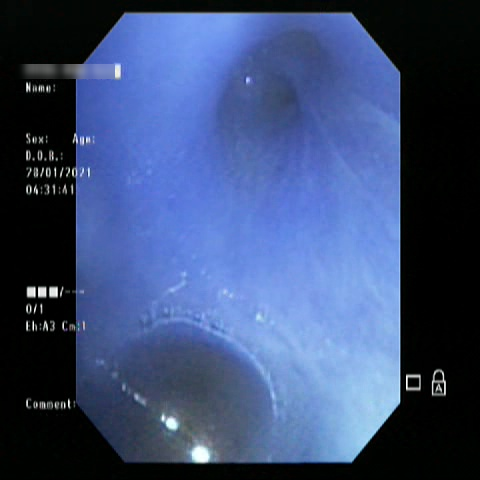
#> input picture bm_broncholc_lower_airway_model/inference_images/01_intermediate_bronchus_bm_lc_p066_f04.png, 480 x 480 px
$ python -i preprocessing.py   (imports and definitions only)
#> lines starting #> are read from the running program, lines starting #| are printed output that depends on the picture; after the words box and inside, x2 and y2 are one past the last pixel; in counts of white or black regions, pixels touching at a corner belong together
"""Shared image preprocessing for the BM-BronchoLC lower-airway model.

Used both when building the training set (prepare_data.py) and at inference time, so live
frames go through the same steps as training images:

    frame -> find scope view -> remove burned-in text -> black outside the view
          -> crop to the view -> grayscale -> resize (longest side <= max_side)

BM-BronchoLC frames are screen captures: an octagonal (or rectangular) scope view on a black
screen with patient fields, date/time, scope settings and icons around it. In most videos
part of that text is drawn over the left edge of the view itself.
"""
from __future__ import annotations

import numpy as np
from PIL import Image, ImageDraw
from scipy import ndimage
from scipy.spatial import ConvexHull, QhullError

DARK_THRESHOLD = 20      # gray level at or below which a pixel is black screen
PROFILE_FRACTION = 0.5   # a column/row belongs to the view if it is at least this bright relative to the brightest
RED_WARNING = 60         # R - B above this = red on-screen warning box ("Lamp Error", "WHT BAL incomplete")
MAX_WARNING_AREA = 0.2   # a red region larger than this fraction of the view is tissue, not a warning box
TEXT_BAND = 0.25         # burned-in text only overlaps the left 25% of the view
TEXT_STROKE_PX = 11      # text strokes and marks are thinner than this (morphological top-hat size)
TEXT_TOPHAT = 30         # a text stroke is this much brighter than its local background
TEXT_REL_SATURATION = 0.5  # ...and less saturated than half the frame's typical tissue saturation
TEXT_RED_RESIDUAL = 25   # anti-aliased text edges: thin structures much redder than their surroundings
MIN_VIEW_AREA = 0.2      # a view smaller than this fraction of the frame is not trusted


def _run_around_peak(profile: np.ndarray, fraction: float) -> tuple[int, int]:
    """Contiguous index range around the maximum where profile >= fraction * max."""
    ok = profile >= profile.max() * fraction
    a = b = int(np.argmax(profile))
    while a > 0 and ok[a - 1]:
        a -= 1
    while b < len(profile) - 1 and ok[b + 1]:
        b += 1
    return a, b + 1


def detect_view_mask(rgb: np.ndarray) -> np.ndarray | None:
    """Boolean mask of the scope view, or None if no reliable view is found.

    1. bright = not black screen (red warning boxes count as bright so a banner crossing the
       view does not cut it in two; they are removed later by detect_text_overlay)
    2. the view spans most rows of its columns (and vice versa); text columns are mostly black,
       so a column/row brightness profile isolates the view's bounding range
    3. inside that range, an opening removes thin text strokes attached to the view edge,
       the largest region is the view, and its convex hull restores the octagon shape
       (dark lumen areas touching the edge would otherwise cut notches into it)
    """
    gray = rgb.mean(axis=2) if rgb.ndim == 3 else rgb
    bright = gray > DARK_THRESHOLD
    bright = ndimage.binary_opening(bright, iterations=2)
    if not bright.any():
        return None
    x0, x1 = _run_around_peak(bright.mean(axis=0), PROFILE_FRACTION)
    y0, y1 = _run_around_peak(bright[:, x0:x1].mean(axis=1), PROFILE_FRACTION)
    inner = np.zeros_like(bright)
    inner[y0:y1, x0:x1] = bright[y0:y1, x0:x1]
    inner = ndimage.binary_opening(inner, iterations=max(2, round(min(gray.shape) / 80)))
    labels, n = ndimage.label(inner)
    if n == 0:
        return None
    sizes = np.bincount(labels.ravel())
    sizes[0] = 0
    ys, xs = np.nonzero(labels == sizes.argmax())
    try:
        hull = ConvexHull(np.c_[xs, ys])
    except QhullError:
        return None
    mask_img = Image.new("L", (gray.shape[1], gray.shape[0]), 0)
    ImageDraw.Draw(mask_img).polygon([(float(xs[i]), float(ys[i])) for i in hull.vertices], fill=255)
    mask = np.asarray(mask_img) > 0
    if mask.mean() < MIN_VIEW_AREA:
        return None
    return mask


def detect_text_overlay(rgb: np.ndarray, view: np.ndarray) -> np.ndarray:
    """Mask of burned-in text inside the view's left band, plus red warning boxes anywhere in the view.

    Text = thin bright strokes (white top-hat) that are less saturated than this frame's tissue,
    plus anti-aliased stroke edges (thin, much redder than the surroundings on blue NBI tissue).
    Using the frame's own tissue saturation keeps pale NBI frames from being treated as text.
    """
    a = rgb.astype(np.int16)
    xs = np.nonzero(view.any(axis=0))[0]
    band = np.zeros_like(view)
    band[:, xs.min(): xs.min() + int(TEXT_BAND * (xs.max() + 1 - xs.min()))] = True
    brightest = a.max(axis=2)
    saturation = brightest - a.min(axis=2)
    tophat = brightest - ndimage.grey_opening(brightest, size=(TEXT_STROKE_PX, TEXT_STROKE_PX))
    neutral = saturation < max(12.0, TEXT_REL_SATURATION * float(np.median(saturation[view])))
    red = a[..., 0]
    red_residual = (red - ndimage.median_filter(red, size=11)) > TEXT_RED_RESIDUAL
    text = ((tophat > TEXT_TOPHAT) & neutral | red_residual & (tophat > TEXT_TOPHAT / 2)) & band & view
    # red warning boxes anywhere in the view, including the white text written inside them
    warning = ndimage.binary_fill_holes(ndimage.binary_dilation((a[..., 0] - a[..., 2]) > RED_WARNING, iterations=3)) & view
    if 0 < warning.sum() < MAX_WARNING_AREA * view.sum():
        text |= warning
    return ndimage.binary_dilation(text, iterations=2) & view


def clean_frame(img: Image.Image, remove_text: bool = True) -> tuple[np.ndarray, tuple[int, int, int, int], dict]:
    """Return (cleaned grayscale array cropped to the view, crop box, info).

    Pixels outside the view are black; text pixels inside the view are filled with the
    nearest clean tissue pixel. The crop box maps back to the original frame.
    """
    rgb = np.asarray(img.convert("RGB"))
    gray = np.asarray(img.convert("L")).copy()
    h, w = gray.shape
    view = detect_view_mask(rgb)
    info = {"view_found": view is not None, "view_fraction": 1.0, "text_fraction": 0.0}
    if view is None:
        return gray, (0, 0, w, h), info
    text = detect_text_overlay(rgb, view) if remove_text else np.zeros_like(view)
    fill_from = text | ~view
    if text.any():
        iy, ix = ndimage.distance_transform_edt(fill_from, return_distances=False, return_indices=True)
        gray = gray[iy, ix]
    gray[~view] = 0
    ys, xs = np.nonzero(view)
    box = (int(xs.min()), int(ys.min()), int(xs.max()) + 1, int(ys.max()) + 1)
    info.update(view_fraction=float(view.mean()), text_fraction=float(text.sum() / view.sum()))
    return gray[box[1]:box[3], box[0]:box[2]], box, info


def resize_to_max_side(img: Image.Image, max_side: int) -> tuple[Image.Image, float]:
    """Downscale so the longest side is at most max_side (never upscales). Returns (image, scale)."""
    scale = min(1.0, max_side / max(img.size))
    if scale < 1.0:
        img = img.resize((round(img.width * scale), round(img.height * scale)), Image.LANCZOS)
    return img, scale


def preprocess_frame(img: Image.Image, max_side: int = 640, remove_text: bool = True
                     ) -> tuple[Image.Image, tuple[int, int, int, int], float]:
    """Inference-time preprocessing. Returns (model_input, crop_box, scale).

    A detection (x, y) on model_input maps back to the original frame as
    (x / scale + crop_box[0], y / scale + crop_box[1]).
    Set remove_text=False for a clean camera feed without screen overlays (e.g. the trainer
    camera): the text filter assumes blue NBI tissue and could touch pale tissue otherwise.
    """
    gray, box, _ = clean_frame(img, remove_text)
    out, scale = resize_to_max_side(Image.fromarray(gray), max_side)
    return out, box, scale

>>> from PIL import Image
>>> picture = Image.open('inference_images/01_intermediate_bronchus_bm_lc_p066_f04.png')
#> picture is the input picture: PIL image 480x480 RGB; mean R, G, B 58.4, 76.2, 116.8
>>> result = preprocess_frame(picture)
#> in detect_view_mask, `bright = ndimage.binary_opening(bright, iterations=2)`:
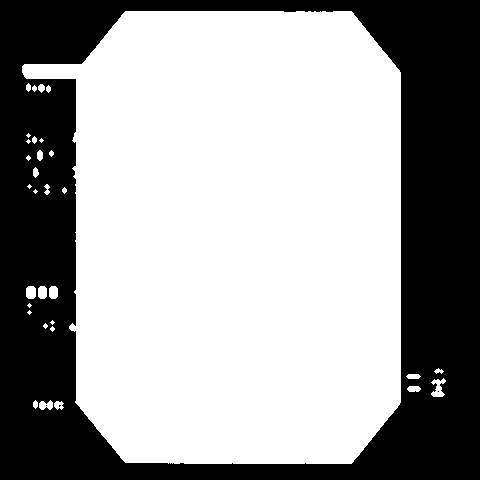
#> bright: shape (480, 480) bool; 62.2% white; 4 black regions (3 under 20 px), largest, box (x1, y1, x2, y2) and area: (0, 0, 480, 480) 86988
#> in _run_around_peak, `a = b = int(np.argmax(profile))`: a = 168
#> the loop in _run_around_peak, `while a > 0 and ok[a - 1]:` made 92 passes
#> a on passes 1 to 8: 167, 166, 165, 164, 163, 162, 161, 160
#> after the loop in _run_around_peak, `while a > 0 and ok[a - 1]:`: a = 76
#> after the loop in _run_around_peak, `while b < len(profile) - 1 and ok[b + 1]:`: b = 400
#> in detect_view_mask, `x0, x1 = _run_around_peak(bright.mean(axis=0), PROFILE_FRACTION)`: x0 = 76; x1 = 401
#> the loop in _run_around_peak (call 2), `while a > 0 and ok[a - 1]:` made 61 passes
#> a on passes 1 to 8: 71, 70, 69, 68, 67, 66, 65, 64
#> in detect_view_mask, `y0, y1 = _run_around_peak(bright[:, x0:x1].mean(axis=1), PROFILE_FRACT..`: y0 = 11; y1 = 464
#> in detect_view_mask, `labels, n = ndimage.label(inner)`: n = 1
#> in detect_view_mask, `sizes = np.bincount(labels.ravel())`: sizes = [89278, 141122]
#> in clean_frame, `info = {"view_found": view is not None, "view_fraction": 1.0, "text_fr..`: info = {'view_found': True, 'view_fraction': 1, 'text_fraction': 0}
#> in detect_text_overlay, `xs = np.nonzero(view.any(axis=0))[0]`: xs = 325 values from 76 to 400
#> in detect_text_overlay, `red = a[..., 0]`:
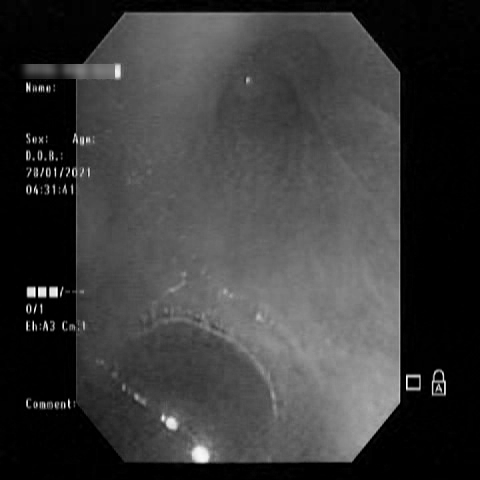
#> red: shape (480, 480) int16; min 0, max 255, mean 58.4
#> in clean_frame, `fill_from = text | ~view`:
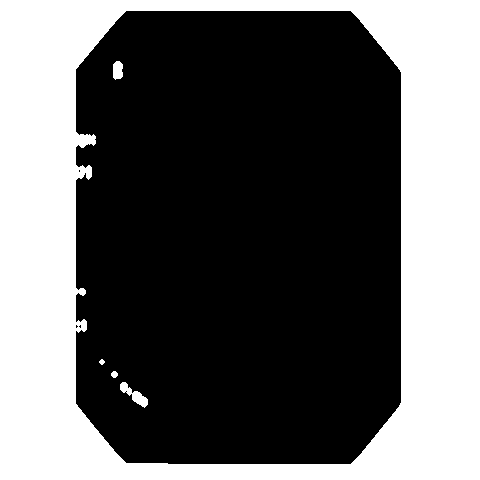
#> fill_from: shape (480, 480) bool; 39.1% white; 5 white regions, box (x1, y1, x2, y2) and area: (0, 0, 480, 480) 89705, (120, 382, 148, 408) 272, (113, 61, 123, 80) 162, (111, 371, 118, 378) 37, (99, 359, 105, 365) 24
#> in clean_frame, `iy, ix = ndimage.distance_transform_edt(fill_from, return_distances=Fa..`:
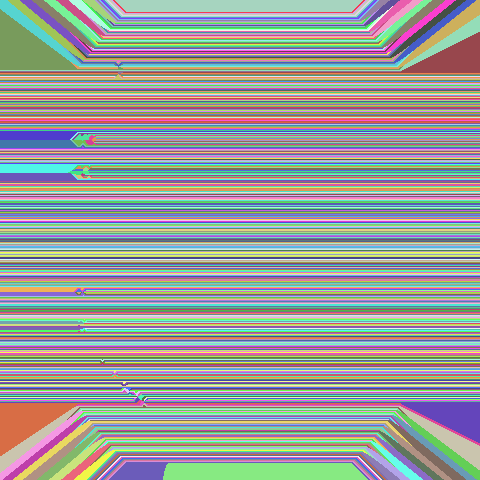
#> iy: shape (480, 480) int32; 453 distinct labels, from 11 to 463; one colour per label, 0 black
#> in clean_frame, `iy, ix = ndimage.distance_transform_edt(fill_from, return_distances=Fa..`:
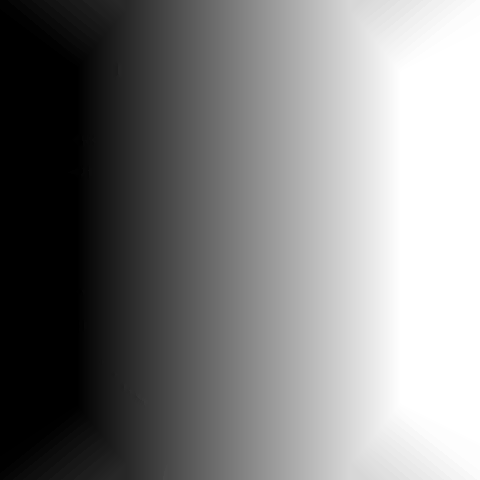
#> ix: shape (480, 480) int32; min 76, max 400, mean 239; drawn with min black and max white
#> in clean_frame, `gray = gray[iy, ix]`:
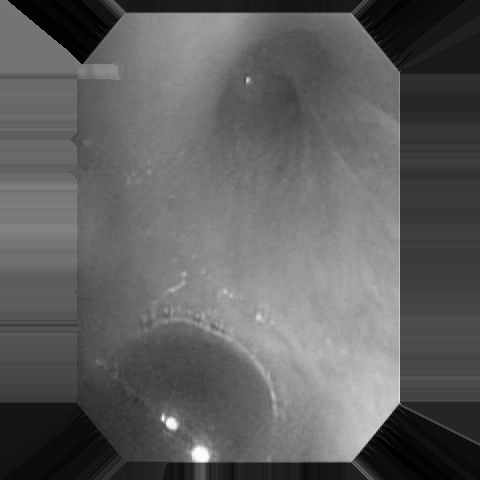
#> gray: shape (480, 480); min 0, max 253, mean 95.3
#> in clean_frame, `box = (int(xs.min()), int(ys.min()), int(xs.max()) + 1, int(ys.max()) ..`: box = (76, 11, 401, 464)
#> in preprocess_frame, `gray, box, _ = clean_frame(img, remove_text)`:
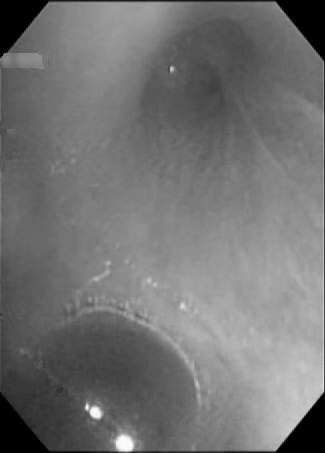
#> gray: shape (453, 325); min 0, max 253, mean 114.5
#> in preprocess_frame, `out, scale = resize_to_max_side(Image.fromarray(gray), max_side)`: scale = 1

$ run again, on bm_broncholc_lower_airway_model/inference_images/02_left_inferior_lobar_bronchus_bm_nlc_p039_f04.png
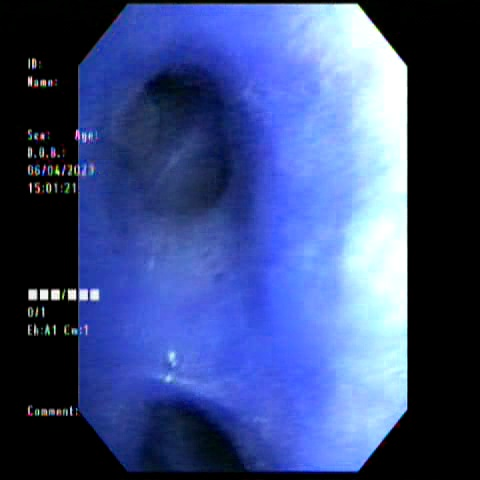
#> input picture bm_broncholc_lower_airway_model/inference_images/02_left_inferior_lobar_bronchus_bm_nlc_p039_f04.png, 480 x 480 px
#> picture is the input picture: PIL image 480x480 RGB; mean R, G, B 58.8, 76.1, 130.2
#> in detect_view_mask, `bright = ndimage.binary_opening(bright, iterations=2)`:
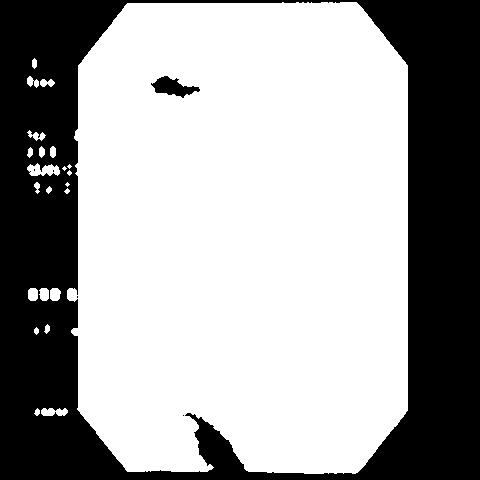
#> bright: shape (480, 480) bool; 64.4% white; 6 black regions (4 under 20 px), largest, box (x1, y1, x2, y2) and area: (0, 0, 480, 480) 81392, (151, 76, 200, 98) 543
#> in _run_around_peak, `a = b = int(np.argmax(profile))`: a = 307
#> the loop in _run_around_peak, `while a > 0 and ok[a - 1]:` made 229 passes
#> a on passes 1 to 3: 306, 305, 304
#> after the loop in _run_around_peak, `while a > 0 and ok[a - 1]:`: a = 78
#> the loop in _run_around_peak, `while b < len(profile) - 1 and ok[b + 1]:` made 100 passes
#> after the loop in _run_around_peak, `while b < len(profile) - 1 and ok[b + 1]:`: b = 407
#> x0 = 78; x1 = 408
#> the loop in _run_around_peak (call 2), `while a > 0 and ok[a - 1]:` made 62 passes
#> a on passes 1 to 8: 64, 63, 62, 61, 60, 59, 58, 57
#> y0 = 3; y1 = 472
#> labels: shape (480, 480) int32; values 0 (black) and 1 (white), 63.5% white; 3 black regions (1 under 20 px), largest, box (x1, y1, x2, y2) and area: (0, 0, 480, 480) 83415, (151, 76, 200, 98) 570
#> n = 1
#> sizes = [83986, 146414]
#> mask: shape (480, 480) bool; 64.6% white; 1 black region, box (x1, y1, x2, y2) and area: (0, 0, 480, 480) 81643
#> info = {'view_found': True, 'view_fraction': 1, 'text_fraction': 0}
#> xs = 330 values from 78 to 407
#> neutral: shape (480, 480) bool; 45.9% white; 17 white regions (10 under 20 px), largest, box (x1, y1, x2, y2) and area: (0, 0, 480, 480) 100435, (129, 74, 210, 162) 3574, (183, 160, 228, 211) 1556
#> red_residual: shape (480, 480) bool; 1.5% white; 114 white regions (54 under 20 px), largest, box (x1, y1, x2, y2) and area: (74, 65, 80, 160) 206, (78, 255, 88, 320) 165, (28, 288, 37, 301) 110
#> text: shape (480, 480) bool; 0.2% white; 15 white regions (6 under 20 px), largest, box (x1, y1, x2, y2) and area: (78, 288, 88, 302) 117, (90, 288, 100, 301) 111, (90, 163, 95, 174) 35
#> fill_from: shape (480, 480) bool; 35.9% white; 1 white region, box (x1, y1, x2, y2) and area: (0, 0, 480, 480) 82672
#> iy: shape (480, 480) int32; 469 distinct labels, from 3 to 471
#> in clean_frame, `box = (int(xs.min()), int(ys.min()), int(xs.max()) + 1, int(ys.max()) ..`: box = (78, 3, 408, 472)
#> in preprocess_frame, `gray, box, _ = clean_frame(img, remove_text)`:
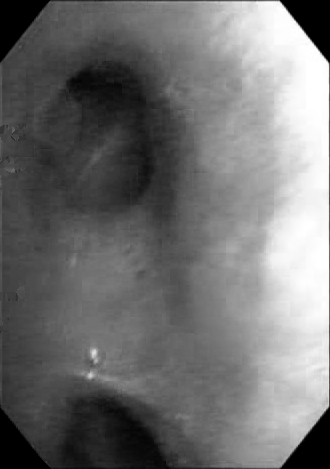
#> gray: shape (469, 330); min 0, max 255, mean 112.3
#> in preprocess_frame, `out, scale = resize_to_max_side(Image.fromarray(gray), max_side)`: scale = 1

$ run again, on bm_broncholc_lower_airway_model/inference_images/03_left_main_bronchus_bm_nlc_p048_f03.png
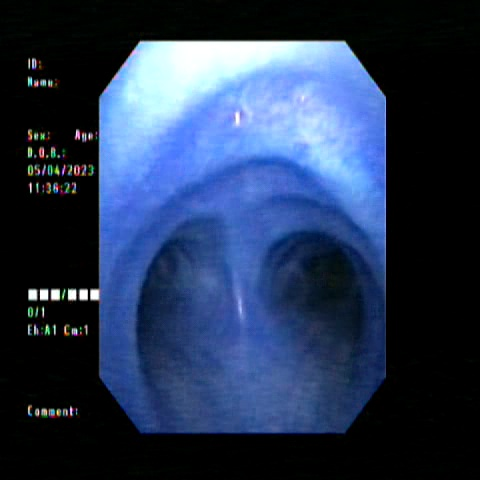
#> input picture bm_broncholc_lower_airway_model/inference_images/03_left_main_bronchus_bm_nlc_p048_f03.png, 480 x 480 px
#> picture is the input picture: PIL image 480x480 RGB; mean R, G, B 38.6, 54.7, 84.1
#> in detect_view_mask, `bright = ndimage.binary_opening(bright, iterations=2)`:
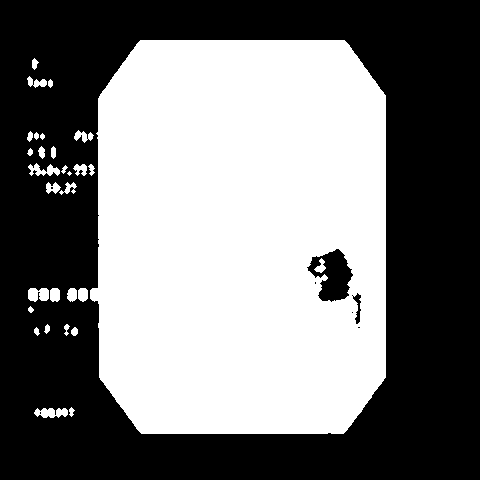
#> bright: shape (480, 480) bool; 47.5% white; 30 white regions (1 under 20 px), largest, box (x1, y1, x2, y2) and area: (90, 40, 386, 434) 107142, (34, 408, 68, 418) 249, (28, 288, 49, 302) 239
#> in _run_around_peak, `a = b = int(np.argmax(profile))`: a = 141
#> the loop in _run_around_peak, `while a > 0 and ok[a - 1]:` made 43 passes
#> a on passes 1 to 8: 140, 139, 138, 137, 136, 135, 134, 133
#> after the loop in _run_around_peak, `while a > 0 and ok[a - 1]:`: a = 98
#> after the loop in _run_around_peak, `while b < len(profile) - 1 and ok[b + 1]:`: b = 385
#> x0 = 98; x1 = 386
#> the loop in _run_around_peak (call 2), `while a > 0 and ok[a - 1]:` made 58 passes
#> a on passes 1 to 8: 97, 96, 95, 94, 93, 92, 91, 90
#> y0 = 40; y1 = 434
#> labels: shape (480, 480) int32; values 0 (black) and 1 (white), 46.4% white; 1 white region, box (x1, y1, x2, y2) and area: (98, 40, 386, 434) 106854
#> n = 1
#> sizes = [123546, 106854]
#> mask: shape (480, 480) bool; 47.2% white; 1 white region, box (x1, y1, x2, y2) and area: (98, 40, 386, 434) 108783
#> info = {'view_found': True, 'view_fraction': 1, 'text_fraction': 0}
#> xs = 288 values from 98 to 385
#> neutral: shape (480, 480) bool; 57.5% white; 65 black regions (43 under 20 px), largest, box (x1, y1, x2, y2) and area: (98, 42, 387, 434) 96689, (48, 184, 76, 195) 133, (47, 166, 59, 176) 85
#> red_residual: shape (480, 480) bool; 1.5% white; 116 white regions (54 under 20 px), largest, box (x1, y1, x2, y2) and area: (384, 95, 386, 319) 254, (74, 164, 94, 176) 139, (90, 288, 102, 304) 121
#> text: shape (480, 480) bool; 0.01% white in thin lines or dots, all inside (x1, y1, x2, y2) = (98, 120, 101, 374)
#> fill_from: shape (480, 480) bool; 52.8% white; 1 black region, box (x1, y1, x2, y2) and area: (98, 40, 386, 434) 108689
#> iy: shape (480, 480) int32; 394 distinct labels, from 40 to 433
#> in clean_frame, `box = (int(xs.min()), int(ys.min()), int(xs.max()) + 1, int(ys.max()) ..`: box = (98, 40, 386, 434)
#> in preprocess_frame, `gray, box, _ = clean_frame(img, remove_text)`:
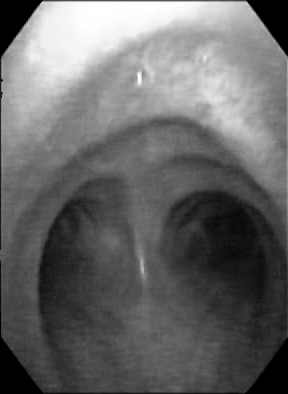
#> gray: shape (394, 288); min 0, max 255, mean 103.8
#> in preprocess_frame, `out, scale = resize_to_max_side(Image.fromarray(gray), max_side)`: scale = 1

$ run again, on bm_broncholc_lower_airway_model/inference_images/04_right_inferior_lobar_bronchus_bm_lc_p057_f15.png
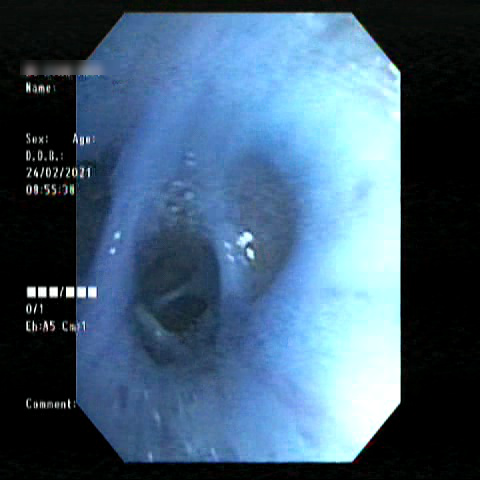
#> input picture bm_broncholc_lower_airway_model/inference_images/04_right_inferior_lobar_bronchus_bm_lc_p057_f15.png, 480 x 480 px
#> picture is the input picture: PIL image 480x480 RGB; mean R, G, B 66.9, 94.2, 117.5
#> in _run_around_peak, `a = b = int(np.argmax(profile))`: a = 126
#> the loop in _run_around_peak, `while a > 0 and ok[a - 1]:` made 50 passes
#> a on passes 1 to 8: 125, 124, 123, 122, 121, 120, 119, 118
#> after the loop in _run_around_peak, `while a > 0 and ok[a - 1]:`: a = 76
#> after the loop in _run_around_peak, `while b < len(profile) - 1 and ok[b + 1]:`: b = 400
#> x0 = 76; x1 = 401
#> the loop in _run_around_peak (call 2), `while a > 0 and ok[a - 1]:` made 59 passes
#> a on passes 1 to 8: 69, 68, 67, 66, 65, 64, 63, 62
#> y0 = 11; y1 = 463
#> labels: shape (480, 480) int32; values 0 (black) and 1 (white), 61.2% white; 1 black region, box (x1, y1, x2, y2) and area: (0, 0, 480, 480) 89497
#> n = 1
#> sizes = [89497, 140903]
#> mask: shape (480, 480) bool; 61.3% white; 1 black region, box (x1, y1, x2, y2) and area: (0, 0, 480, 480) 89155
#> info = {'view_found': True, 'view_fraction': 1, 'text_fraction': 0}
#> xs = 325 values from 76 to 400
#> neutral: shape (480, 480) bool; 45.4% white; 28 white regions (17 under 20 px), largest, box (x1, y1, x2, y2) and area: (0, 0, 480, 480) 99557, (141, 235, 208, 299) 2591, (151, 295, 213, 342) 1639
#> red_residual: shape (480, 480) bool; 1.5% white; 175 white regions (106 under 20 px), largest, box (x1, y1, x2, y2) and area: (73, 76, 78, 165) 117, (26, 286, 36, 299) 107, (389, 62, 401, 91) 104
#> warning: shape (480, 480) bool; 0% white in thin lines or dots, all inside (x1, y1, x2, y2) = (364, 444, 368, 448)
#> fill_from: shape (480, 480) bool; 39.5% white; 5 white regions (1 under 20 px), largest, box (x1, y1, x2, y2) and area: (0, 0, 480, 480) 90788, (112, 229, 123, 241) 90, (108, 246, 118, 256) 69, (153, 412, 159, 421) 34
#> iy: shape (480, 480) int32; 452 distinct labels, from 11 to 462
#> in clean_frame, `box = (int(xs.min()), int(ys.min()), int(xs.max()) + 1, int(ys.max()) ..`: box = (76, 11, 401, 463)
#> in preprocess_frame, `gray, box, _ = clean_frame(img, remove_text)`:
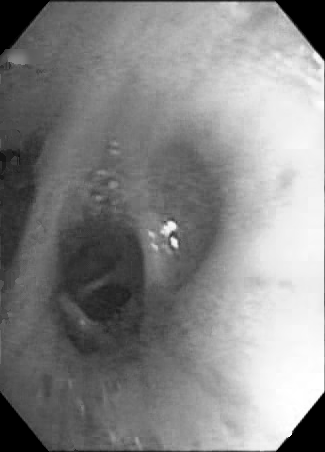
#> gray: shape (452, 325); min 0, max 255, mean 134.5
#> in preprocess_frame, `out, scale = resize_to_max_side(Image.fromarray(gray), max_side)`: scale = 1
